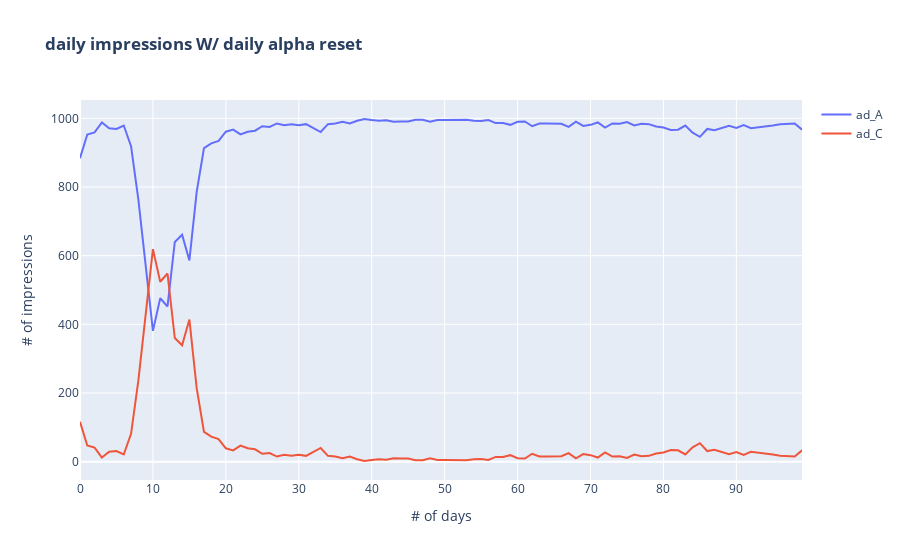

Notebook code cell kept with this figure:
### Code cell
fig = go.Figure()
for col_nm in ["ad_A", "ad_C"]:
    fig.add_trace(
        go.Scatter(
            name = col_nm,
            x = df.index,
            y = df[col_nm]
        )
    )

fig.update_layout(title="<b>daily impressions</b>",
                  xaxis_title="# of days",
                  yaxis_title="# of impressions")

fig.show()

### Figure 1 — Plotly figure (JSON) as saved in the notebook; plotly's stock layout.template omitted (floating-point values rounded to 4 significant figures)
{"data": [{"name": "ad_A", "type": "scatter", "x": [0, 1, 2, 3, 4, 5, 6, 7, 8, 9, 10, 11, 12, 13, 14, 15, 16, 17, 18, 19, 20, 21, 22, 23, 24, 25, 26, 27, 28, 29, 30, 31, 32, 33, 34, 35, 36, 37, 38, 39, 40, 41, 42, 43, 44, 45, 46, 47, 48, 49, 50, 51, 52, 53, 54, 55, 56, 57, 58, 59, 60, 61, 62, 63, 64, 65, 66, 67, 68, 69, 70, 71, 72, 73, 74, 75, 76, 77, 78, 79, 80, 81, 82, 83, 84, 85, 86, 87, 88, 89, 90, 91, 92, 93, 94, 95, 96, 97, 98, 99], "y": [884, 953, 959, 988, 971, 969, 979, 919, 764, 581, 381, 476, 452, 640, 661, 586, 786, 913, 927, 934, 961, 967, 953, 961, 964, 977, 975, 985, 980, 983, 980, 983, 971, 960, 983, 985, 990, 985, 993, 998, 995, 993, 994, 990, 991, 991, 996, 996, 990, 995, 995, 996, 995, 996, 993, 992, 995, 986, 986, 981, 990, 991, 977, 985, 985, 985, 984, 975, 990, 978, 981, 988, 973, 985, 984, 989, 979, 984, 983, 976, 973, 966, 967, 979, 958, 946, 969, 965, 972, 978, 972, 980, 971, 973, 975, 979, 983, 983, 985, 967]}, {"name": "ad_C", "type": "scatter", "x": [0, 1, 2, 3, 4, 5, 6, 7, 8, 9, 10, 11, 12, 13, 14, 15, 16, 17, 18, 19, 20, 21, 22, 23, 24, 25, 26, 27, 28, 29, 30, 31, 32, 33, 34, 35, 36, 37, 38, 39, 40, 41, 42, 43, 44, 45, 46, 47, 48, 49, 50, 51, 52, 53, 54, 55, 56, 57, 58, 59, 60, 61, 62, 63, 64, 65, 66, 67, 68, 69, 70, 71, 72, 73, 74, 75, 76, 77, 78, 79, 80, 81, 82, 83, 84, 85, 86, 87, 88, 89, 90, 91, 92, 93, 94, 95, 96, 97, 98, 99], "y": [116, 47, 41, 12, 29, 31, 21, 81, 236, 419, 619, 524, 548, 360, 339, 414, 214, 87, 73, 66, 39, 33, 47, 39, 36, 23, 25, 15, 20, 17, 20, 17, 29, 40, 17, 15, 10, 15, 7, 2, 5, 7, 6, 10, 9, 9, 4, 4, 10, 5, 5, 4, 5, 4, 7, 8, 5, 14, 14, 19, 10, 9, 23, 15, 15, 15, 16, 25, 10, 22, 19, 12, 27, 15, 16, 11, 21, 16, 17, 24, 27, 34, 33, 21, 42, 54, 31, 35, 28, 22, 28, 20, 29, 27, 25, 21, 17, 17, 15, 33]}], "layout": {"title": {"text": "<b>daily impressions W/ daily alpha reset</b>"}, "xaxis": {"title": {"text": "# of days"}}, "yaxis": {"title": {"text": "# of impressions"}}}}
